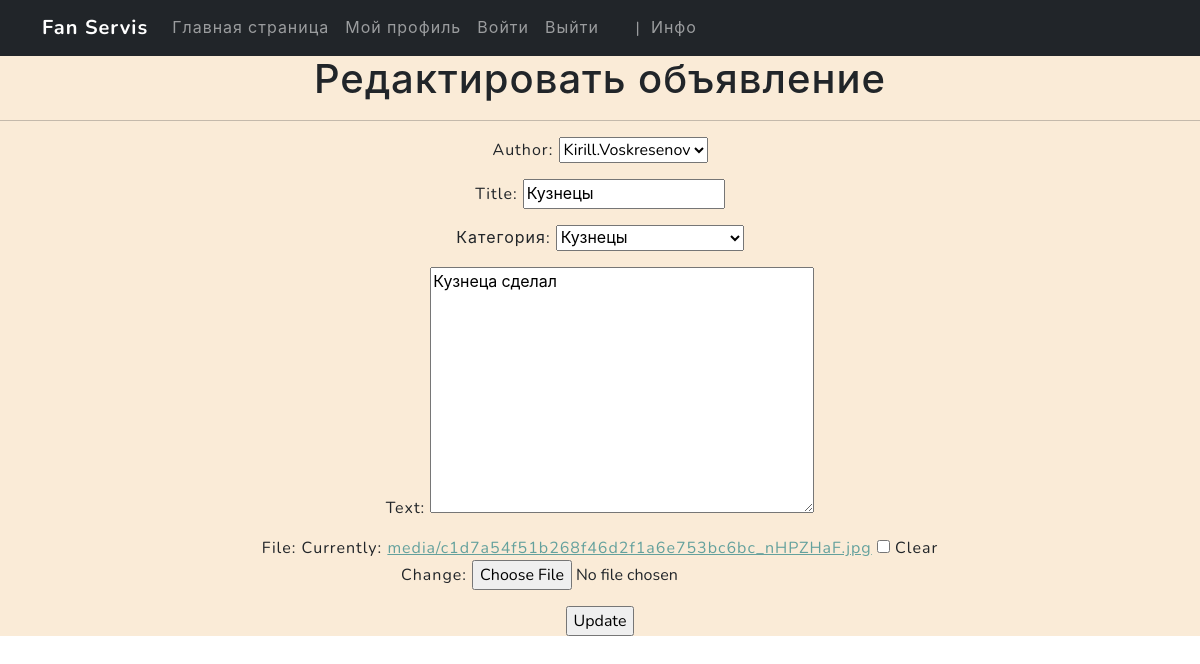
The app's page /fanserv/50/update/ (signed in) with its own data.
### serv/models.py (models this page shows, shortened)
class Post(models.Model):
    author = models.ForeignKey(Author, on_delete=models.CASCADE)
    title = models.CharField(max_length=255)
    article_date = models.DateTimeField(auto_now_add=True)
    category = models.ForeignKey('Category', on_delete=models.PROTECT, null=True, verbose_name='Категория')
    text = models.TextField()
    file = models.FileField(blank=True, upload_to='media/')
    class Meta:
        db_table = 'project_image'

### serv/views.py (the view)
# urls.py: path('<int:pk>/update/', PostUpdate.as_view(), name='edit'),
class PostUpdate(PermissionRequiredMixin,LoginRequiredMixin,UpdateView):
    form_class = PostForm
    model = Post
    template_name = 'edit.html'
    permission_required = ('serv.change_post')

### serv/forms.py
class PostForm(forms.ModelForm):
   class Meta:
       model = Post
       fields = '__all__'

### serv/models.py (called while the page is built)
    def __str__(self):
        return self.user.username.title()

    def __str__(self):
        return self.name.title()

### templates/edit.html (shortened to what this page needs)
{% extends 'flatpages/default.html' %}
{% block content %}
<h1>Редактировать объявление</h1>
<hr>
<form action="" method="post">
    {{ form.as_p }}
    <input type="submit" value="Update">
</form>
{% endblock content %}

### records on screen
Post: author "Kirill.Voskresenov", title "Кузнецы", category "Кузнецы", text "Кузнеца сделал"
